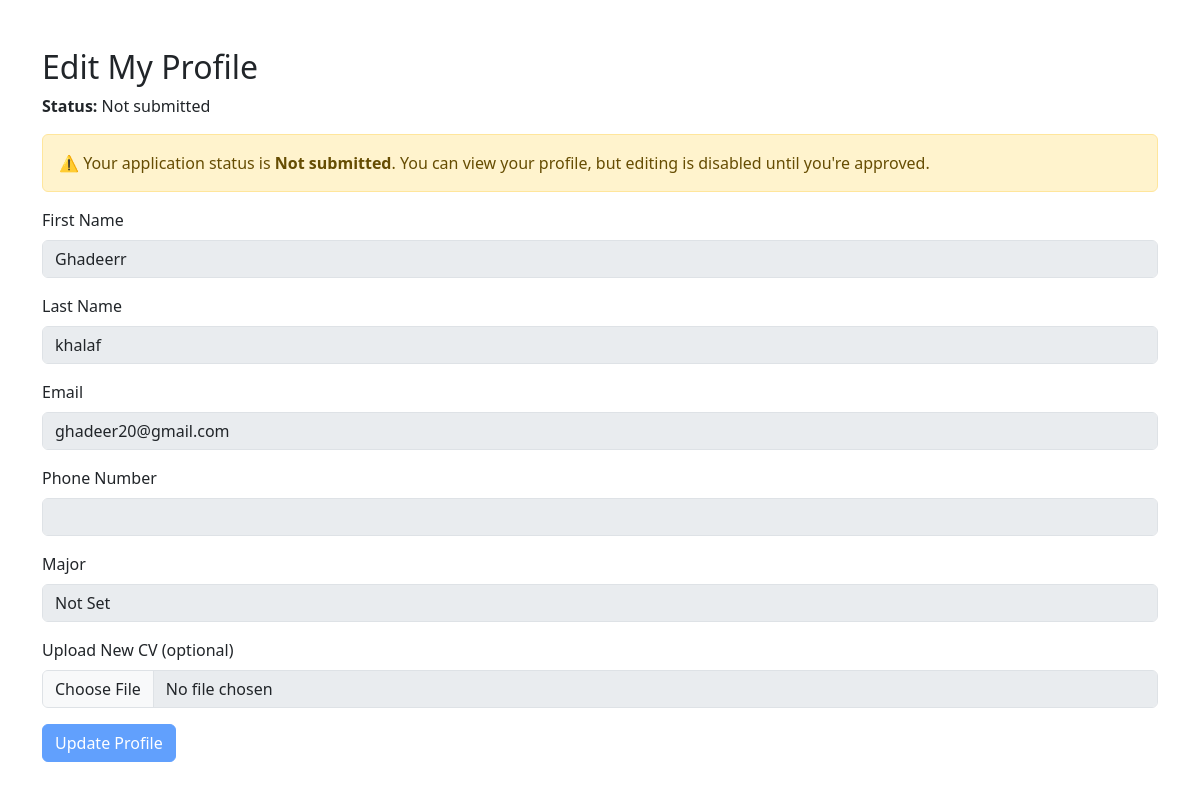
/teacher_profile.php (signed in), run on the app's committed database.
### tables this page shows
CREATE TABLE IF NOT EXISTS `users` (
  `id` int NOT NULL AUTO_INCREMENT,
  `email` varchar(100) DEFAULT NULL,
  `password` varchar(255) DEFAULT NULL,
  `role` enum('student','teacher','admin') DEFAULT NULL,
  `first_name` varchar(100) DEFAULT NULL,
  `last_name` varchar(100) DEFAULT NULL,
  `username` varchar(50) DEFAULT NULL,
  `reset_token` varchar(255) DEFAULT NULL,
  `reset_token_expire` datetime DEFAULT NULL,
  `login_time` datetime DEFAULT CURRENT_TIMESTAMP,
  `major_id` int DEFAULT NULL,
  `phone` varchar(20) DEFAULT NULL,
  PRIMARY KEY (`id`),
  UNIQUE KEY `email` (`email`),
  KEY `username_2` (`username`),
  KEY `username_3` (`username`)
);

### teacher_profile.php (the view, shortened to what this page needs)
<?php
$conn = new mysqli("localhost", "root", "", "senior project");
$user_id = $_SESSION["user_id"];
$app_stmt = $conn->prepare("SELECT major, status FROM teacher_applications WHERE user_id = ? ORDER BY submitted_at DESC LIMIT 1");
$app_stmt->bind_param("i", $user_id);
$app_stmt->execute();
$app = $app_stmt->get_result()->fetch_assoc();
$current_major = $app['major'] ?? 'Not Set';
$current_status = $app['status'] ?? 'not submitted';
$is_approved = $current_status === 'approved';
$user_stmt = $conn->prepare("SELECT first_name, last_name, email, phone FROM users WHERE id = ?");
$user_stmt->bind_param("i", $user_id);
$user_stmt->execute();
$user_stmt->bind_result($first_name, $last_name, $email, $phone);
?>
<!DOCTYPE html>
<html lang="en">
<head>
    <link href="css/bootstrap.min.css" rel="stylesheet">
</head>
<body class="container mt-5">
    <h2>Edit My Profile</h2>
    <p><strong>Status:</strong> <?= ucfirst($current_status) ?></p>
    <?php if (!$is_approved): ?>
        <div class="alert alert-warning">
            ⚠️ Your application status is <strong><?= ucfirst($current_status) ?></strong>. You can view your profile, but editing is disabled until you're approved.
        </div>
    <?php endif; ?>
    <form method="POST" enctype="multipart/form-data">
        <div class="mb-3">
            <label class="form-label">First Name</label>
            <input name="first_name" class="form-control" value="<?= htmlspecialchars($first_name) ?>" <?= !$is_approved ? 'disabled' : '' ?> required>
        </div>
        <div class="mb-3">
            <label class="form-label">Last Name</label>
            <input name="last_name" class="form-control" value="<?= htmlspecialchars($last_name) ?>" <?= !$is_approved ? 'disabled' : '' ?> required>
        </div>
        <div class="mb-3">
            <label class="form-label">Email</label>
            <input name="email" type="email" class="form-control" value="<?= htmlspecialchars($email) ?>" <?= !$is_approved ? 'disabled' : '' ?> required>
        </div>
        <div class="mb-3">
            <label class="form-label">Phone Number</label>
            <input name="phone_number" class="form-control" value="<?= htmlspecialchars($phone) ?>" <?= !$is_approved ? 'disabled' : '' ?>>
        </div>
        <div class="mb-3">
            <label class="form-label">Major</label>
            <input type="text" class="form-control" value="<?= htmlspecialchars($current_major) ?>" disabled>
        </div>
        <div class="mb-3">
            <label class="form-label">Upload New CV (optional)</label>
            <input type="file" name="cv" class="form-control" <?= !$is_approved ? 'disabled' : '' ?>>
        </div>
        <button type="submit" class="btn btn-primary" <?= !$is_approved ? 'disabled' : '' ?>>Update Profile</button>
    </form>
</body>
</html>

### data on the page
users: first_name "Ghadeerr", last_name "khalaf", email "ghadeer20@gmail.com"

### other printed values
$current_status "Not submitted"
